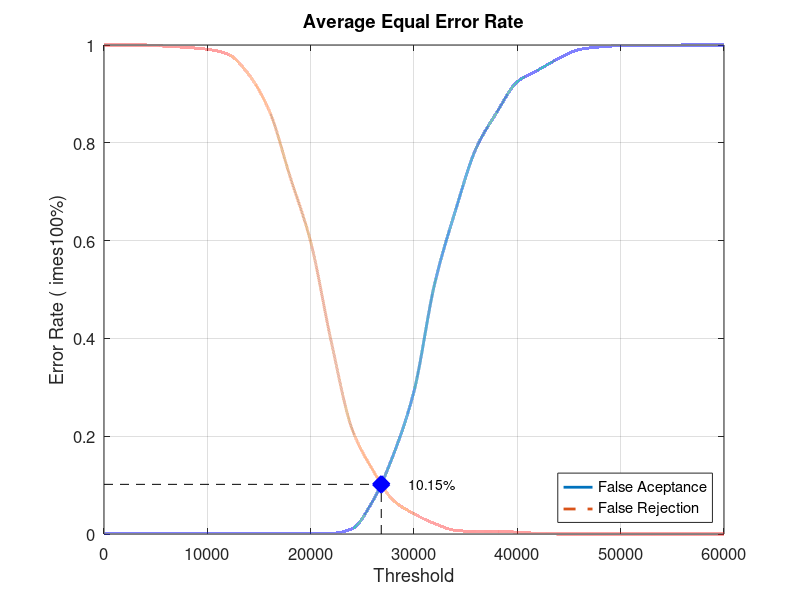
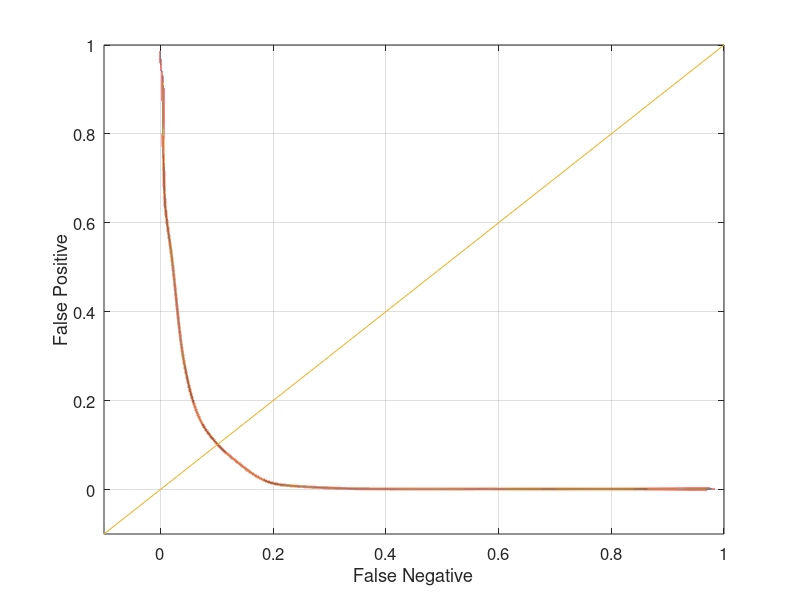

MATLAB code for these plots, in order:
close all;
clear;
clc;
x = 0:2000:60000;
xq = 0:0.5:60000;

y0 = [0 0.00131579 0.00131579 0.00131579 0.00131579 0.00131579 0.00131579 0.00131579 0.00131579 0.00131579 0.00131579 0.00131579 0.0105263 0.0671053 0.161842 0.292105 0.511842 0.660526 0.788158 0.861842 0.925 0.948684 0.972368 0.990789 0.996053 0.998684 0.998684 0.998684 1 1 1]
yy0 = interp1(x, y0, xq, 'pchip');
y1 = [1 1 1 0.9975 0.995 0.99125 0.98125 0.94 0.865 0.73125 0.5975 0.3925 0.215 0.13125 0.06875 0.04125 0.02125 0.0075 0.005 0.005 0.00375 0.00125 0 0 0 0 0 0 0 0 0]
yy1 = interp1(x, y1, xq, 'pchip');

% Calculating EER: 
y2 = abs(y0 - y1);
find(y2 == min(y2))
yy2 = abs(yy0 - yy1);
xEER = find(yy2 == min(yy2));
xEERIndex = xq(xEER) % X-axis EER
yEER = yy0(xEER) % Y-axis EER

main = figure
plot(xq, yy0,'-','LineWidth', 2);	hold on
plot(xq, yy1,'--','LineWidth', 2);	hold on
plot([xEERIndex xEERIndex], [0 yEER], 'k--');	hold on
plot([0 xEERIndex], [yEER yEER], 'k--');	hold on
plot(xEERIndex, yEER, 'bx', 'LineWidth', 10);	hold on
text(xEERIndex + 10 * xEERIndex / 100, yEER, [num2str(round((10000 * yEER)) / 100) '%'])
legend('False Aceptance', 'False Rejection', 'Location', 'SouthEast')
xlabel('Threshold')
ylabel('Error Rate (	imes100%)')
title('Average Equal Error Rate')
set(gca, 'FontSize', 12)
axis([0 60000 0 1])
grid on

print(main, 'Experiment2AverageMain', '-dpng');
FNRxFPR = figure('Color', [1 1 1]);
plot(yy1, yy0, '-', yy1, yy0, 'LineWidth', 2);
hold on
y = -0.1:0.1:1
plot(y, y); 
set(gca, 'FontSize', 12)
xlabel('False Negative')
ylabel('False Positive')
axis([-0.1 1 -0.1 1])
set(gca, 'FontSize', 12)
grid on

print(FNRxFPR, 'Experiment2AverageFNRxFPR','-dpng');
